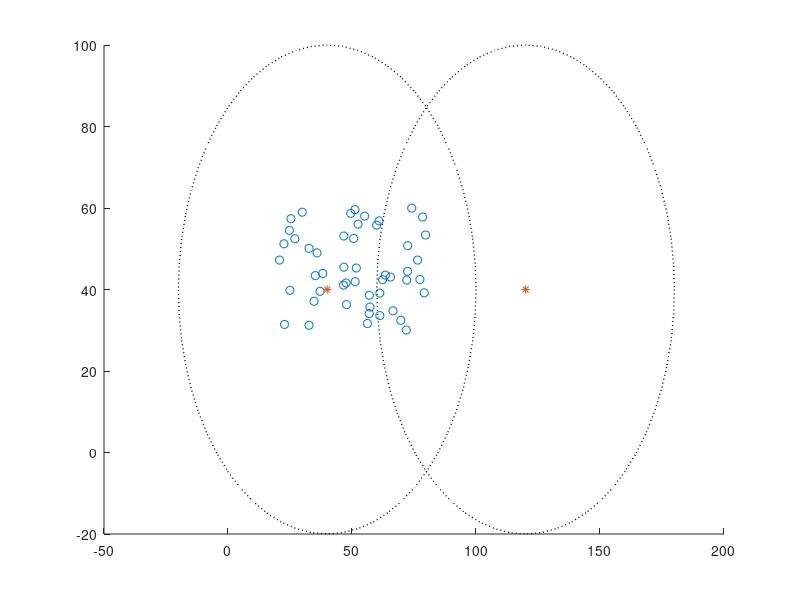

The MATLAB script that drew this image:
function[BS_locations, user_locations,num_helpers,num_users,r] = BS_user_placement
%%********This function places base stations in whichever way you want*****
%num_cells = macro_side/cell_side; % for simple 1-D model
%num_cells = Nx*Ny;
%[Lxy_t,Lxy,X,Y] = arch_layout(M,Nx,Ny);
% small cell base stations are located at the centre of every voronoi cell
%****positions of femto BS's *****
%[Dab] = modulo_distance(Lxy_t,Lxy,X,Y);
%BS_locations = reshape(Lxy_t.',1,Nx*Ny);      

 BS_locations = [40;120] + sqrt(-1)*[40;40]; %for simple 1-D example
%****** USER POSITIONS*************
%user_locations = Lxy.';
%***** Users are generated from either a uniform distribution or Gaussian
%distribution*****
user_locations(1:50) = unifrnd(20,80,1,50) + sqrt(-1)*unifrnd(30,60,1,50);
%user_locations(91:100) = unifrnd(0,160,1,10)+ sqrt(-1)*unifrnd(0,80,1,10);
%user_locations(1:150) = linspace(1,10,150);
%user_locations(151:200) = linspace(40,79,50);

%user_locations = 20*ones(1,num_users); % simple 1-D model
%user_locations(1:num_users - 10) = 5;
%user_locations(num_users-9:num_users) = 35;
r = 60;
num_users = 50;
num_helpers = 2;
x_h = real(BS_locations);
y_h = imag(BS_locations);
x_u = real(user_locations);
y_u = imag(user_locations);
%set(gca,'XTickMode','manual')
%set(gca,'YTickMode','manual')

 for i = 1:length(BS_locations)
     xxx = x_h(i) - r;
     yyy = y_h(i) - r;
     rr = 2*r;
     rectangle('Position',[xxx,yyy,rr,rr],'Curvature',[1,1],'Linestyle',':','LineWidth',1);
     hold  all
 end
 
scatter(real(user_locations),imag(user_locations),'b*');
hold all
scatter(real(BS_locations),imag(BS_locations),'*r');
%set(gca,'XTick',-360:80:360);
%set(gca, 'YTick',-360:80:360);
%grid(gca)




